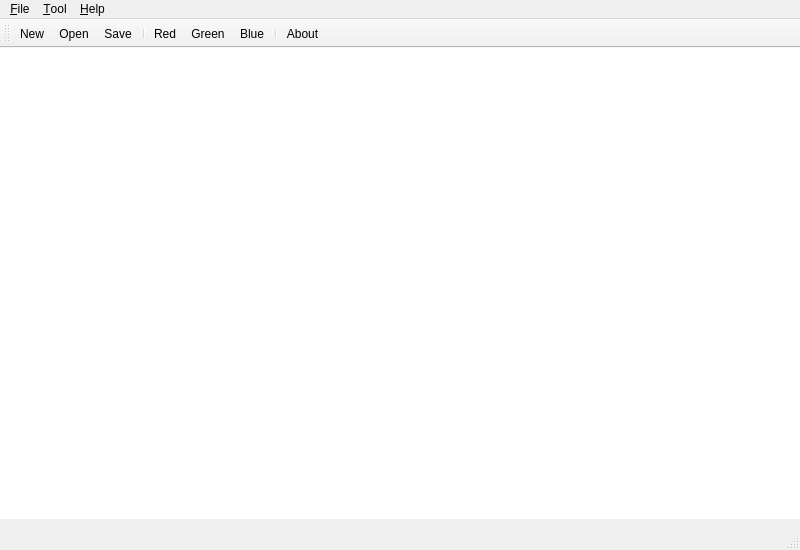
<?xml version="1.0" encoding="UTF-8"?>
<ui version="4.0">
 <class>MainWindow</class>
 <widget class="QMainWindow" name="MainWindow">
  <property name="geometry">
   <rect>
    <x>0</x>
    <y>0</y>
    <width>800</width>
    <height>550</height>
   </rect>
  </property>
  <property name="maximumSize">
   <size>
    <width>800</width>
    <height>550</height>
   </size>
  </property>
  <property name="windowTitle">
   <string>MainWindow</string>
  </property>
  <widget class="QWidget" name="centralwidget">
   <widget class="QLabel" name="lblCanvas">
    <property name="geometry">
     <rect>
      <x>0</x>
      <y>0</y>
      <width>801</width>
      <height>471</height>
     </rect>
    </property>
    <property name="sizePolicy">
     <sizepolicy hsizetype="Fixed" vsizetype="Fixed">
      <horstretch>0</horstretch>
      <verstretch>0</verstretch>
     </sizepolicy>
    </property>
    <property name="styleSheet">
     <string notr="true">background-color: rgb(255, 255, 255);</string>
    </property>
    <property name="text">
     <string/>
    </property>
   </widget>
  </widget>
  <widget class="QMenuBar" name="menubar">
   <property name="geometry">
    <rect>
     <x>0</x>
     <y>0</y>
     <width>800</width>
     <height>21</height>
    </rect>
   </property>
   <property name="maximumSize">
    <size>
     <width>800</width>
     <height>550</height>
    </size>
   </property>
   <widget class="QMenu" name="menu_File">
    <property name="title">
     <string>&amp;File</string>
    </property>
    <addaction name="action_New"/>
    <addaction name="action_Open"/>
    <addaction name="action_Save"/>
    <addaction name="action_Exit"/>
   </widget>
   <widget class="QMenu" name="menuTool">
    <property name="title">
     <string>&amp;Tool</string>
    </property>
    <widget class="QMenu" name="menu_Pen">
     <property name="title">
      <string>&amp;Pen</string>
     </property>
     <addaction name="action_Red"/>
     <addaction name="action_Green"/>
     <addaction name="action_Blue"/>
    </widget>
    <widget class="QMenu" name="menuChange">
     <property name="title">
      <string>Change</string>
     </property>
     <addaction name="actionGrayscale"/>
    </widget>
    <addaction name="menu_Pen"/>
    <addaction name="menuChange"/>
   </widget>
   <widget class="QMenu" name="menu_Help">
    <property name="title">
     <string>&amp;Help</string>
    </property>
    <addaction name="action_About"/>
   </widget>
   <addaction name="menu_File"/>
   <addaction name="menuTool"/>
   <addaction name="menu_Help"/>
  </widget>
  <widget class="QStatusBar" name="statusbar"/>
  <widget class="QToolBar" name="toolBar">
   <property name="windowTitle">
    <string>toolBar</string>
   </property>
   <attribute name="toolBarArea">
    <enum>TopToolBarArea</enum>
   </attribute>
   <attribute name="toolBarBreak">
    <bool>false</bool>
   </attribute>
   <addaction name="action_New"/>
   <addaction name="action_Open"/>
   <addaction name="action_Save"/>
   <addaction name="separator"/>
   <addaction name="action_Red"/>
   <addaction name="action_Green"/>
   <addaction name="action_Blue"/>
   <addaction name="separator"/>
   <addaction name="action_About"/>
  </widget>
  <action name="action_New">
   <property name="icon">
    <iconset resource="resources.qrc">
     <normaloff>:/icon/imgs/new.png</normaloff>:/icon/imgs/new.png</iconset>
   </property>
   <property name="text">
    <string>&amp;New</string>
   </property>
  </action>
  <action name="action_Open">
   <property name="icon">
    <iconset resource="resources.qrc">
     <normaloff>:/icon/imgs/open.png</normaloff>:/icon/imgs/open.png</iconset>
   </property>
   <property name="text">
    <string>&amp;Open</string>
   </property>
  </action>
  <action name="action_Save">
   <property name="icon">
    <iconset resource="resources.qrc">
     <normaloff>:/icon/imgs/save.png</normaloff>:/icon/imgs/save.png</iconset>
   </property>
   <property name="text">
    <string>&amp;Save</string>
   </property>
  </action>
  <action name="action_Exit">
   <property name="icon">
    <iconset resource="resources.qrc">
     <normaloff>:/icon/imgs/exit.png</normaloff>:/icon/imgs/exit.png</iconset>
   </property>
   <property name="text">
    <string>&amp;Exit</string>
   </property>
  </action>
  <action name="action_Red">
   <property name="icon">
    <iconset resource="resources.qrc">
     <normaloff>:/icon/imgs/red.png</normaloff>:/icon/imgs/red.png</iconset>
   </property>
   <property name="text">
    <string>&amp;Red</string>
   </property>
  </action>
  <action name="action_Green">
   <property name="icon">
    <iconset resource="resources.qrc">
     <normaloff>:/icon/imgs/green.png</normaloff>:/icon/imgs/green.png</iconset>
   </property>
   <property name="text">
    <string>&amp;Green</string>
   </property>
  </action>
  <action name="action_Blue">
   <property name="icon">
    <iconset resource="resources.qrc">
     <normaloff>:/icon/imgs/blue.png</normaloff>:/icon/imgs/blue.png</iconset>
   </property>
   <property name="text">
    <string>&amp;Blue</string>
   </property>
  </action>
  <action name="action_About">
   <property name="icon">
    <iconset resource="resources.qrc">
     <normaloff>:/icon/imgs/about.png</normaloff>:/icon/imgs/about.png</iconset>
   </property>
   <property name="text">
    <string>&amp;About</string>
   </property>
  </action>
  <action name="actionGrayscale">
   <property name="text">
    <string>Grayscale</string>
   </property>
  </action>
 </widget>
 <resources>
  <include location="resources.qrc"/>
 </resources>
 <connections/>
</ui>
